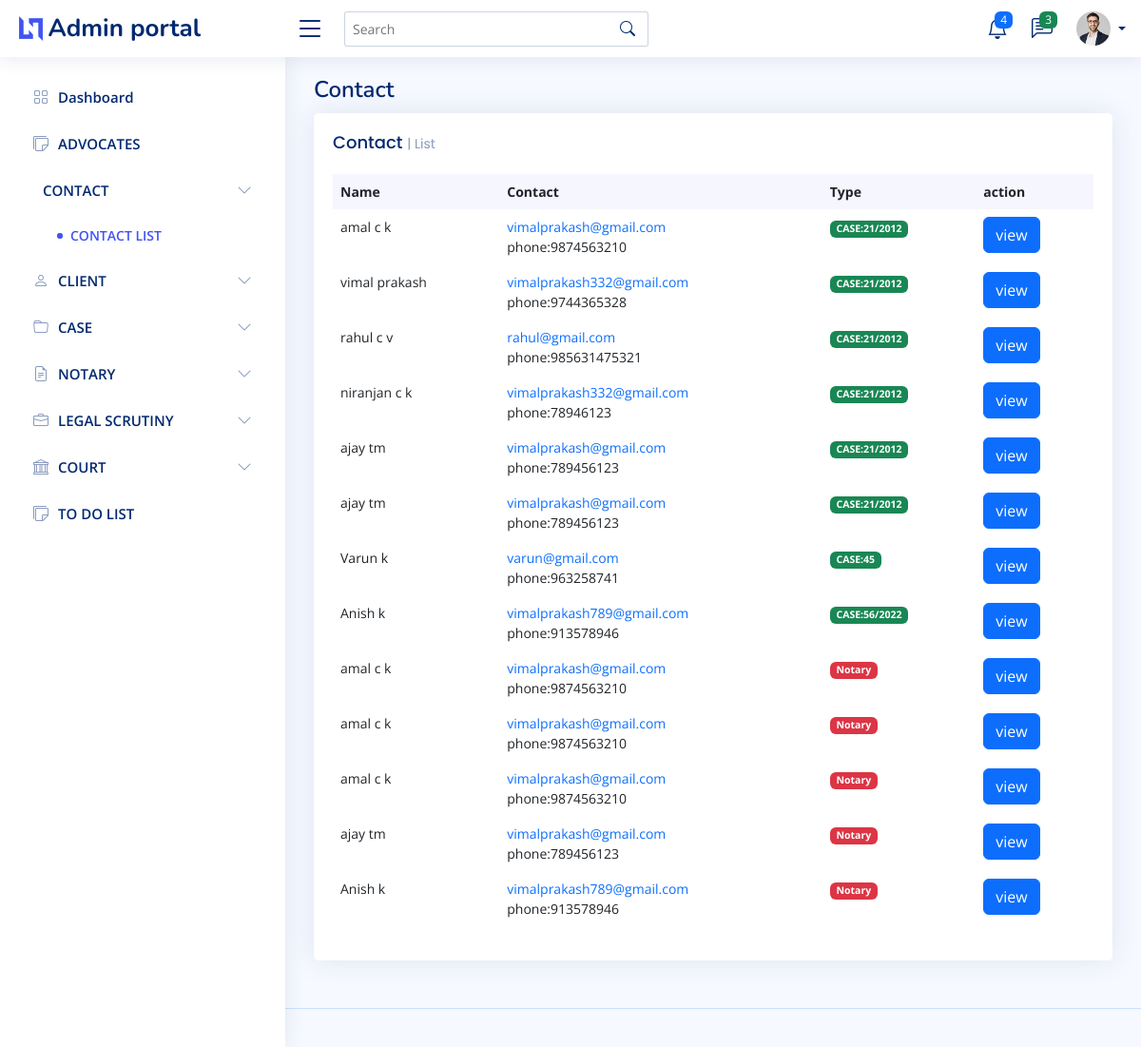
Before: /contact with the older database file.
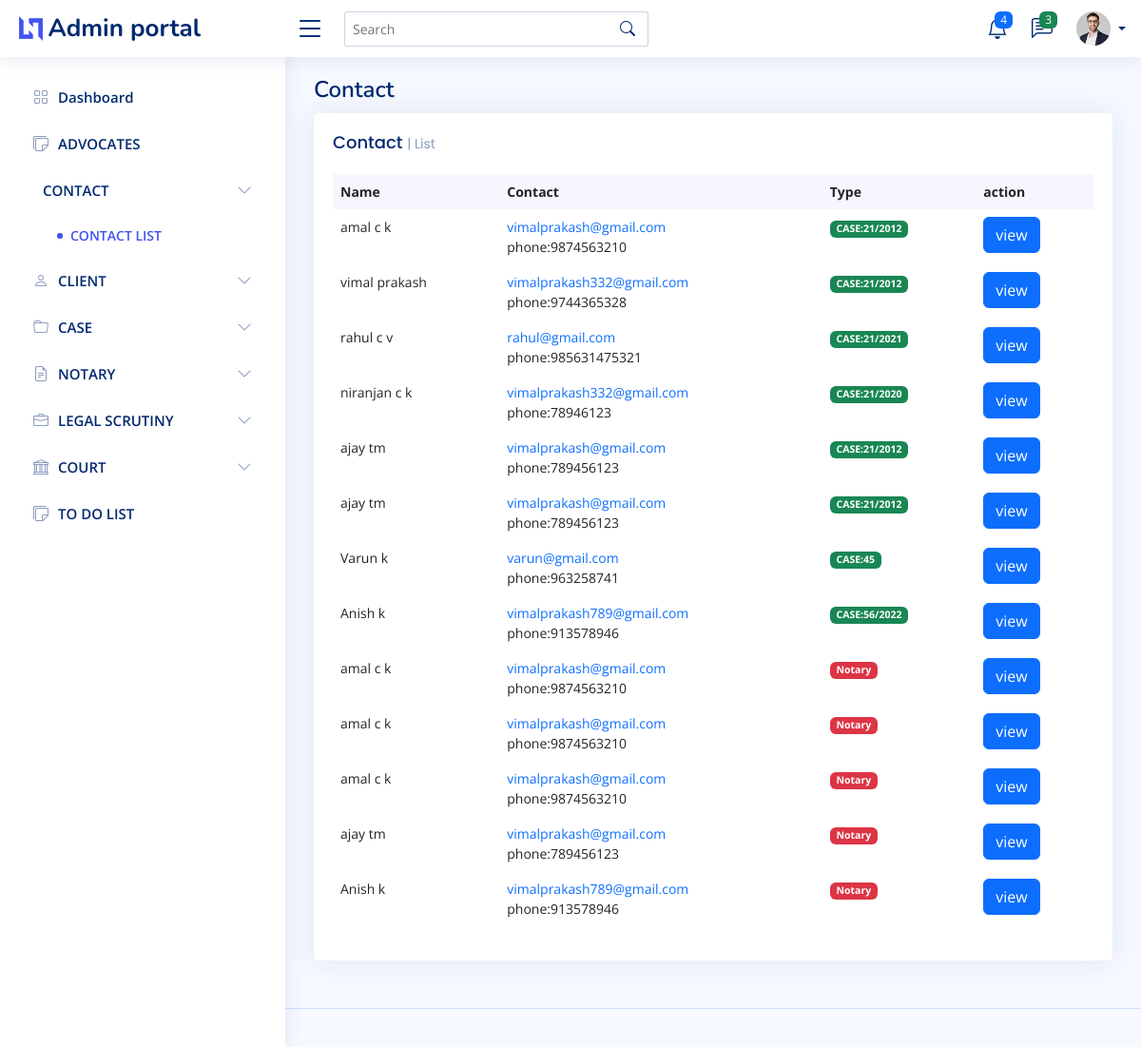
After: the same page with the newer database file.
### Admin_user/models.py (models this page shows, shortened)
class client(models.Model):
    First_name=models.CharField(max_length=50)
    Last_name=models.CharField(max_length=50)
    Address=models.ForeignKey(Address,null=True, on_delete=models.SET_NULL)
    Category=models.CharField(max_length=50,null=True)
    is_case=models.BooleanField(default=False)
    phone=models.IntegerField(null=True)
    email=models.CharField(max_length=50,null=True)
    def __str__(self) :
        return self.First_name+" "+self.Last_name

class CaseRegister(models.Model):
    client_name=models.ForeignKey(client, on_delete=models.CASCADE)
    case_number=models.CharField(max_length=50)
    year=models.IntegerField()
    incident=models.CharField(max_length=50,null=True)
    advocate=models.ForeignKey(Advocate,null=True,on_delete=models.SET_NULL)
    Filling_Date=models.DateField(auto_now=False, auto_now_add=False,null=True)
    First_hearing_date=models.DateField(auto_now=False, auto_now_add=False,null=True)
    Next_hearing_date=models.DateField(auto_now=False, auto_now_add=False,null=True)
    Fir_date=models.DateField(auto_now=False, auto_now_add=False,null=True)
    Fir_number=models.IntegerField(null=True)
    Fir_policeStation=models.CharField(max_length=50,null=True)
    case_category=models.ForeignKey(CaseCategory,null=True,on_delete=models.SET_NULL)
    status=models.CharField(max_length=20,choices=status_choice,null=True,default=1)

### Admin_user/views.py (the view)
# urls.py: path("contact",contact,name="contact"),
def contact(request):
    if  (request.user.is_authenticated and check_user_is_admin(request)):
        return redirect("/login")
    context={"title":"Contact"}
    context["contact"]=True
    contact=[]
    cases=CaseRegister.objects.all()
    notarys=NotaryModel.objects.all()
    for i in cases:
        dict={}
        dict["name"]=i.client_name
        dict["email"]=i.client_name.email
        dict["phone"]=i.client_name.phone
        dict["case"]=i.case_number
        contact.append(dict)
    for i in notarys:
        dict={}
        dict["name"]=i.client_name
        dict["email"]=i.client_name.email
        dict["phone"]=i.client_name.phone
        dict["notary"]=True
        contact.append(dict)
    context["contact"]=contact
    return render(request,"admin/contact.html",context)

### templates/admin/contact.html (shortened to what this page needs)
{% extends 'admin/main.html' %}
{% block content %}
<div class="col-12">
    <div class="card recent-sales overflow-auto">
      <div class="card-body">
        <h5 class="card-title">Contact <span>| List</span></h5>
        <table class="table table-borderless datatable">
          <thead>
            <tr>
              <th scope="col">Name </th>
              <th scope="col">Contact</th>
              <th scope="col">Type</th>
              <th scope="col">action</th>
            </tr>
          </thead>
          <tbody>
            {% for i in contact %}
            <tr>
              <td>
                {{i.name}}
              </td>
              <td><a href="#basicModal{{i.phone}}" class="text-primary">{{i.email}}</a><br>phone:{{i.phone}}</td>
              {% if i.case %}<td><span class="badge bg-success">CASE:{{i.case}}</span></td>{% endif %}
              {% if i.notary %}<td><span class="badge bg-danger">Notary</span></td>{% endif %}
              <td><button type="button" class="btn btn-primary" data-bs-toggle="modal" data-bs-target="#basicModal{{i.phone}}">
                view
              </button>
              </td>
              </tr>
            {% endfor %}
          </tbody>
        </table>
      </div>
    </div>
  </div>
{% endblock content %}

Changed rows visible on the page:
changed through a linked row, client "rahul c v": case "21/2012" → "21/2021"
changed through a linked row, client "niranjan c k": case "21/2012" → "21/2020"
